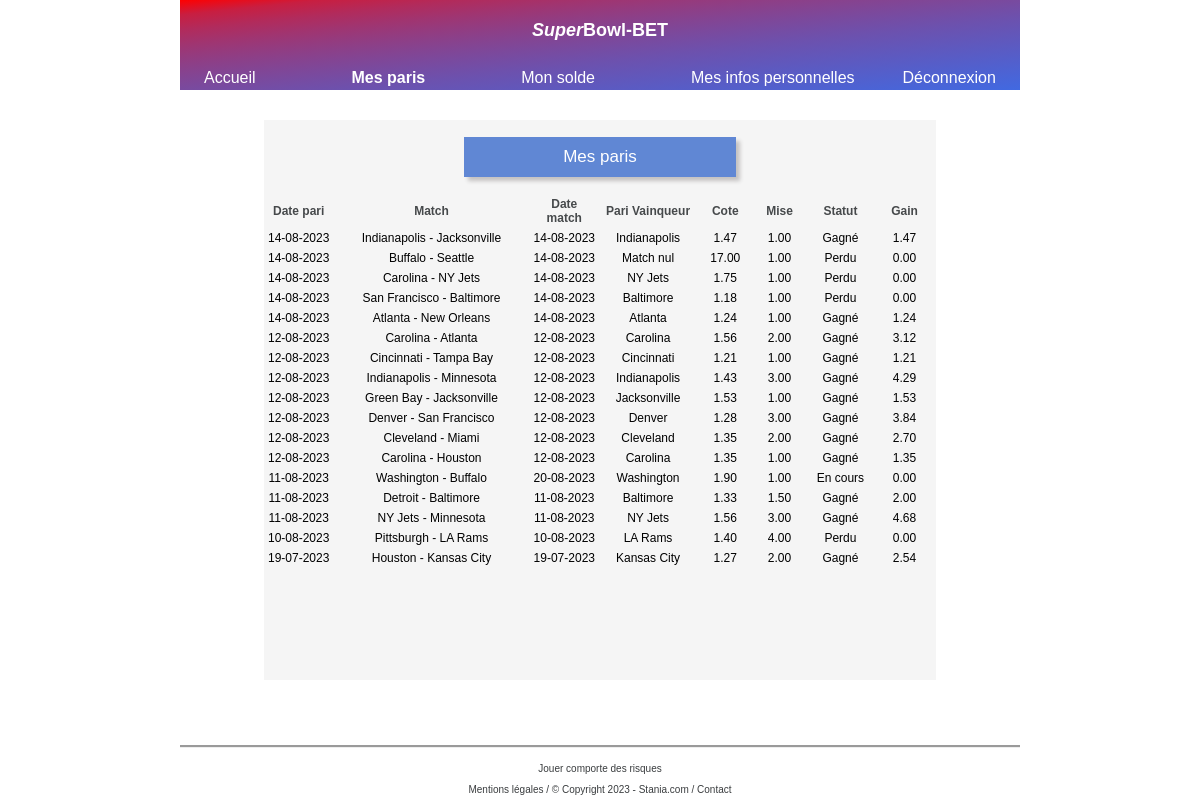
The page /user/user_history.php (signed in) on the database as committed earlier.
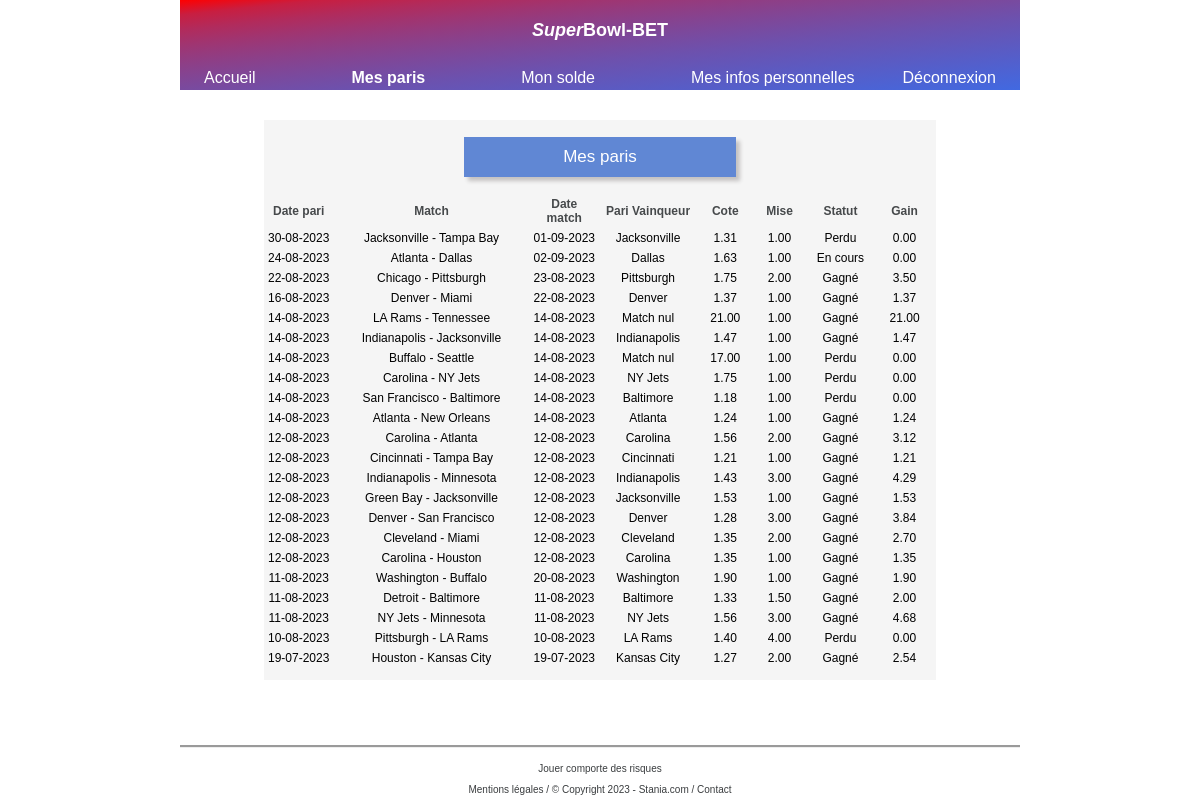
The same page on the database as committed later.
### tables this page shows
CREATE TABLE `bets` (
  `bet_id` int(11) NOT NULL,
  `bet_date` date NOT NULL,
  `user_id` int(11) NOT NULL,
  `match_id` int(11) NOT NULL,
  `match_date` date NOT NULL,
  `team1_name` varchar(255) NOT NULL,
  `team2_name` varchar(255) NOT NULL,
  `date_match_name` varchar(255) NOT NULL,
  `team1_odds` decimal(11,2) NOT NULL,
  `draw_odds` decimal(11,2) NOT NULL,
  `team2_odds` decimal(11,2) NOT NULL,
  `team_name_bet` varchar(255) NOT NULL,
  `team1_bet` decimal(11,2) NOT NULL,
  `draw_bet` decimal(11,2) NOT NULL,
  `team2_bet` decimal(11,2) NOT NULL,
  `bet_status` varchar(255) NOT NULL,
  `potential_gain` decimal(11,2) NOT NULL,
  `bet_gain` decimal(11,2) NOT NULL,
  `bet_admin_status` varchar(255) NOT NULL
);

### user/user_history.php (the view)
<?php require_once "../templates/header_home_userinfo.php"; ?>
      <div class="container_useraccount">
         <p class="title_form_pad10">Mes paris</p>
         <table border="0" width="100%" align="center">
            <tr class="display_table">
               <td width="10%">Date pari</td>
               <td width="30%">Match</td>
               <td width="10%">Date match</td>
               <td width="15%">Pari Vainqueur</td>
               <td width="8%">Cote</td>
               <td width="8%">Mise</td>
               <td width="10%">Statut</td>
               <td width="9%">Gain</td>
            </tr>
         </table>
         <?php
         try {
            if (isset($_SESSION['user'])) {
               $user_id = $_SESSION['user_id'];
            }
            require "../constants/pdo.php";
            foreach ($pdo->query('SELECT * FROM bets WHERE user_id = ' . $user_id . ' ORDER BY bet_id DESC', PDO::FETCH_ASSOC) as $bets) {
               $betdate = $bets['bet_date'];
               $betdateUS = date_create_from_format('Y-m-d', $betdate);
               $betdateFR = date_format($betdateUS, 'd-m-Y');
               $matchdate = $bets['match_date'];
               $matchdateUS = date_create_from_format('Y-m-d', $matchdate);
               $matchdateFR = date_format($matchdateUS, 'd-m-Y');
         ?>
               <table border="0" width="100%" style="font-size: 12px">
                  <tr align="center">
                     <td width="10%"><?php echo $betdateFR; ?></td>
                     <td width="30%"><?php echo $bets['team1_name'] . ' - ' . $bets['team2_name']; ?></td>
                     <td width="10%"><?php echo $matchdateFR; ?></td>
                     <td width="15%"><?php echo $bets['team_name_bet']; ?></td>
                     <td width="8%"><?php if ($bets['team1_odds'] != '0') {
                                       echo $bets['team1_odds'];
                                    } elseif ($bets['team2_odds'] != '0') {
                                       echo $bets['team2_odds'];
                                    } elseif ($bets['draw_odds'] != '0') {
                                       echo $bets['draw_odds'];
                                    }
                                    ?>
                     </td>
                     <td width="8%"><?php if ($bets['team1_bet'] != '0') {
                                       echo $bets['team1_bet'];
                                    } elseif ($bets['team2_bet'] != '0') {
                                       echo $bets['team2_bet'];
                                    } elseif ($bets['draw_bet'] != '0') {
                                       echo $bets['draw_bet'];
                                    }
                                    ?>
                     </td>
                     <td width="10%"><?php echo $bets['bet_status']; ?></td>
                     <td width="9%"><?php echo $bets['bet_gain']; ?></td>
                  </tr>
               </table>
         <?php }
         } catch (PDOException $e) {
            echo 'Impossible de se connecter à la base de données';
         }
         ?>
      </div>
      <?php require_once "../templates/footer.php"; ?>

Rows that differ between the two databases and show on the page:
added bets: bet_date "30-08-2023", team1_name "Jacksonville", team2_name "Tampa Bay", match_date "01-09-2023", team_name_bet "Jacksonville", team1_odds "1.31", team1_bet "1.00", bet_status "Perdu", bet_gain "0.00"
added bets: bet_date "24-08-2023", team1_name "Atlanta", team2_name "Dallas", match_date "02-09-2023", team_name_bet "Dallas", team2_odds "1.63", team2_bet "1.00", bet_status "En cours", bet_gain "0.00"
added bets: bet_date "22-08-2023", team1_name "Chicago", team2_name "Pittsburgh", match_date "23-08-2023", team_name_bet "Pittsburgh", team2_odds "1.75", team2_bet "2.00", bet_status "Gagné", bet_gain "3.50"
added bets: bet_date "16-08-2023", team1_name "Denver", team2_name "Miami", match_date "22-08-2023", team_name_bet "Denver", team1_odds "1.37", team1_bet "1.00", bet_status "Gagné", bet_gain "1.37"
added bets: bet_date "14-08-2023", team1_name "LA Rams", team2_name "Tennessee", match_date "14-08-2023", team_name_bet "Match nul", draw_odds "21.00", draw_bet "1.00", bet_status "Gagné", bet_gain "21.00"
changed bets "Washington": bet_status "En cours" → "Gagné"; bet_gain "0.00" → "1.90"
